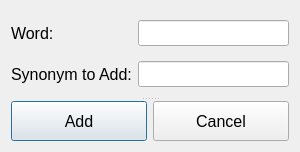
<?xml version="1.0" encoding="UTF-8"?>
<ui version="4.0">
 <class>AddSynonym</class>
 <widget class="QDialog" name="AddSynonym">
  <property name="geometry">
   <rect>
    <x>0</x>
    <y>0</y>
    <width>300</width>
    <height>152</height>
   </rect>
  </property>
  <property name="windowTitle">
   <string>addSyn</string>
  </property>
  <layout class="QVBoxLayout" name="verticalLayout">
   <item>
    <widget class="QSplitter" name="splitter">
     <property name="orientation">
      <enum>Qt::Vertical</enum>
     </property>
     <widget class="QWidget" name="">
      <layout class="QGridLayout" name="gridLayout">
       <item row="0" column="0">
        <widget class="QLabel" name="newWordLabel">
         <property name="font">
          <font>
           <pointsize>12</pointsize>
          </font>
         </property>
         <property name="text">
          <string>Word:</string>
         </property>
        </widget>
       </item>
       <item row="0" column="1">
        <widget class="QLineEdit" name="lineEdit_word">
         <property name="font">
          <font>
           <pointsize>11</pointsize>
          </font>
         </property>
         <property name="text">
          <string/>
         </property>
        </widget>
       </item>
       <item row="1" column="0">
        <widget class="QLabel" name="definitionLabel">
         <property name="font">
          <font>
           <pointsize>12</pointsize>
          </font>
         </property>
         <property name="text">
          <string>Synonym to Add:</string>
         </property>
        </widget>
       </item>
       <item row="1" column="1">
        <widget class="QLineEdit" name="lineEdit_synToAdd">
         <property name="font">
          <font>
           <pointsize>11</pointsize>
          </font>
         </property>
         <property name="text">
          <string/>
         </property>
        </widget>
       </item>
      </layout>
     </widget>
     <widget class="QWidget" name="layoutWidget_2">
      <layout class="QHBoxLayout" name="horizontalLayout">
       <item>
        <widget class="QPushButton" name="addSynButton">
         <property name="sizePolicy">
          <sizepolicy hsizetype="Minimum" vsizetype="Minimum">
           <horstretch>0</horstretch>
           <verstretch>0</verstretch>
          </sizepolicy>
         </property>
         <property name="font">
          <font>
           <pointsize>12</pointsize>
          </font>
         </property>
         <property name="text">
          <string>Add</string>
         </property>
        </widget>
       </item>
       <item>
        <widget class="QPushButton" name="cancelButton">
         <property name="sizePolicy">
          <sizepolicy hsizetype="Minimum" vsizetype="Minimum">
           <horstretch>0</horstretch>
           <verstretch>0</verstretch>
          </sizepolicy>
         </property>
         <property name="font">
          <font>
           <pointsize>12</pointsize>
          </font>
         </property>
         <property name="text">
          <string>Cancel</string>
         </property>
        </widget>
       </item>
      </layout>
     </widget>
    </widget>
   </item>
  </layout>
 </widget>
 <resources/>
 <connections/>
</ui>
